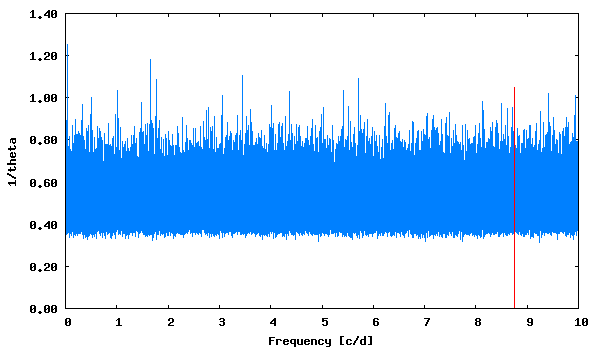

gnuplot code for this plot:
set term png size 600,350 medium
set colors classic
set output "phase_lc_6.lk.png"
set xlabel "Frequency [c/d]"
set ylabel "1/theta"
set format y "%5.2f"
plot [] "lk.periodogram" using 1:2 with lines linecolor 3 title "", "<echo '8.761966  1.05'" with impulses linecolor 1 title ""
 
